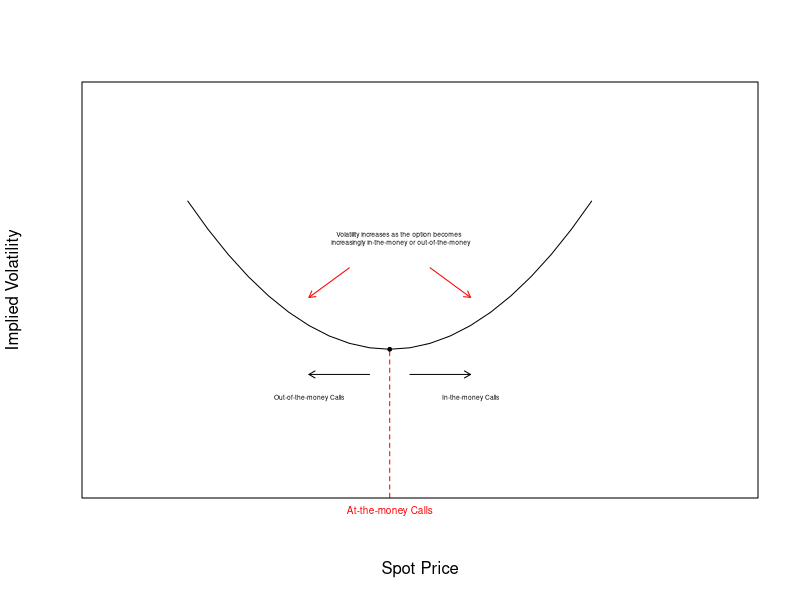

Recreate this plot in R.
x = c(100, 81, 64, 49, 36, 25, 16,  9,  4,  1,  
      0,  1,  4,  9, 16, 25, 36, 49, 64, 81, 100)
cex = 0.4

plot(x, type='l', axes=FALSE, xlim = c(-3,28), ylim = c(-90,170), xlab = "Spot Price",
     ylab = "Implied Volatility")
segments(x0=11,y0=-100,x1=11,y1=0,lty=2, col = 'red')
mtext("At-the-money Calls", side = 1, col = 'red', cex = 0.6, lwd=10, at=11)
box()
arrows(x0=10,y0=-17,x1=7,y1=-17, col = 'black', length = 0.07)
arrows(x0=15,y0=-17,x1=12,y1=-17, col = 'black', length = 0.07, code = 1)
text("Out-of-the-money Calls", x = 7, y = -33, col = 'black', cex = cex)
text("In-the-money Calls", x = 15, y = -33, col = 'black', cex = cex)

text("Volatility increases as the option becomes \n increasingly in-the-money or out-of-the-money", x = 11.5, y = 75, col = 'black', cex = cex)
arrows(x0=9,y0=55,x1=7,y1=35, col = 'red', length = 0.07)
arrows(x0=13,y0=55,x1=15,y1=35, col = 'red', length = 0.07, code = 2)
points(x=11, y = 0, pch = 19, col = 'black', cex=0.5)
